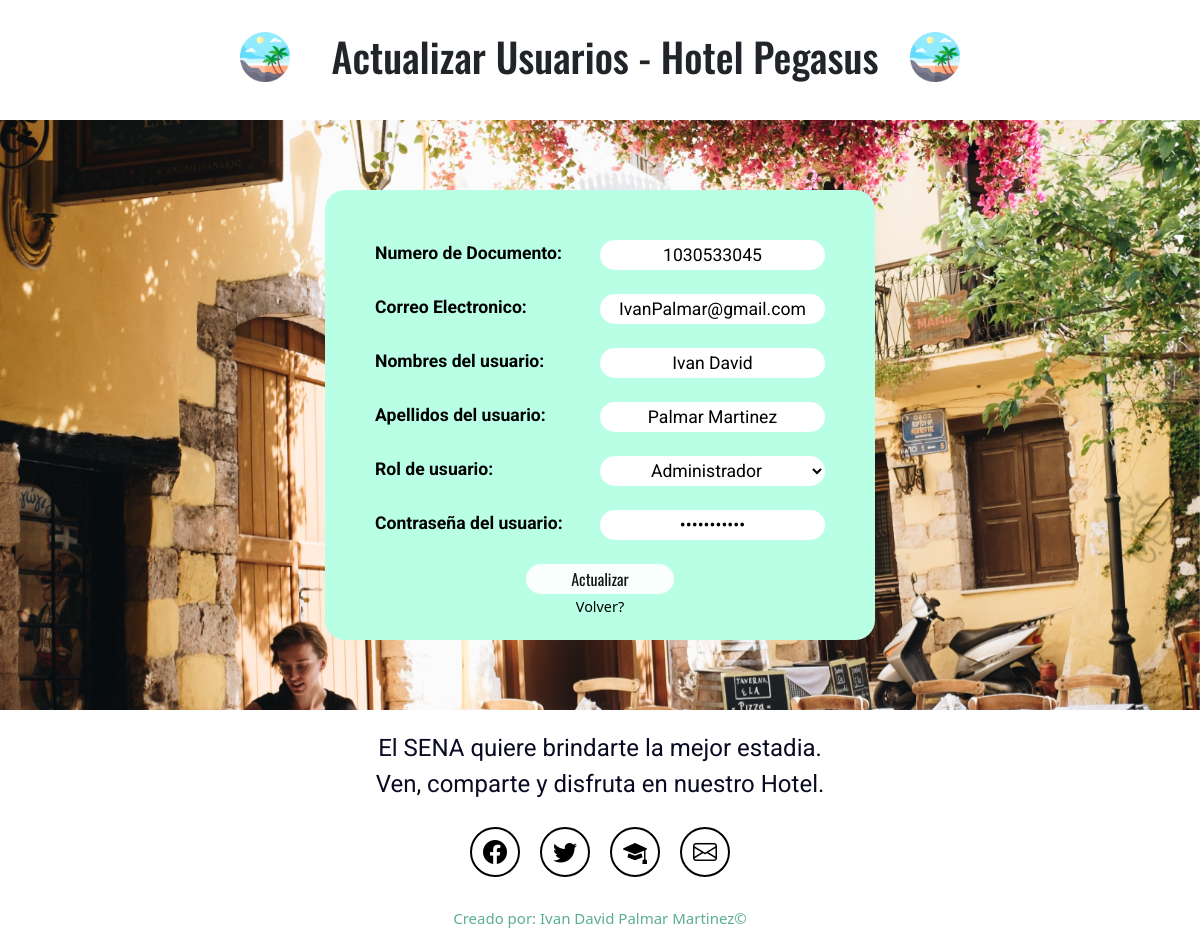
The page /gestion/actualizaUsu/1030533045 on the database as committed earlier.
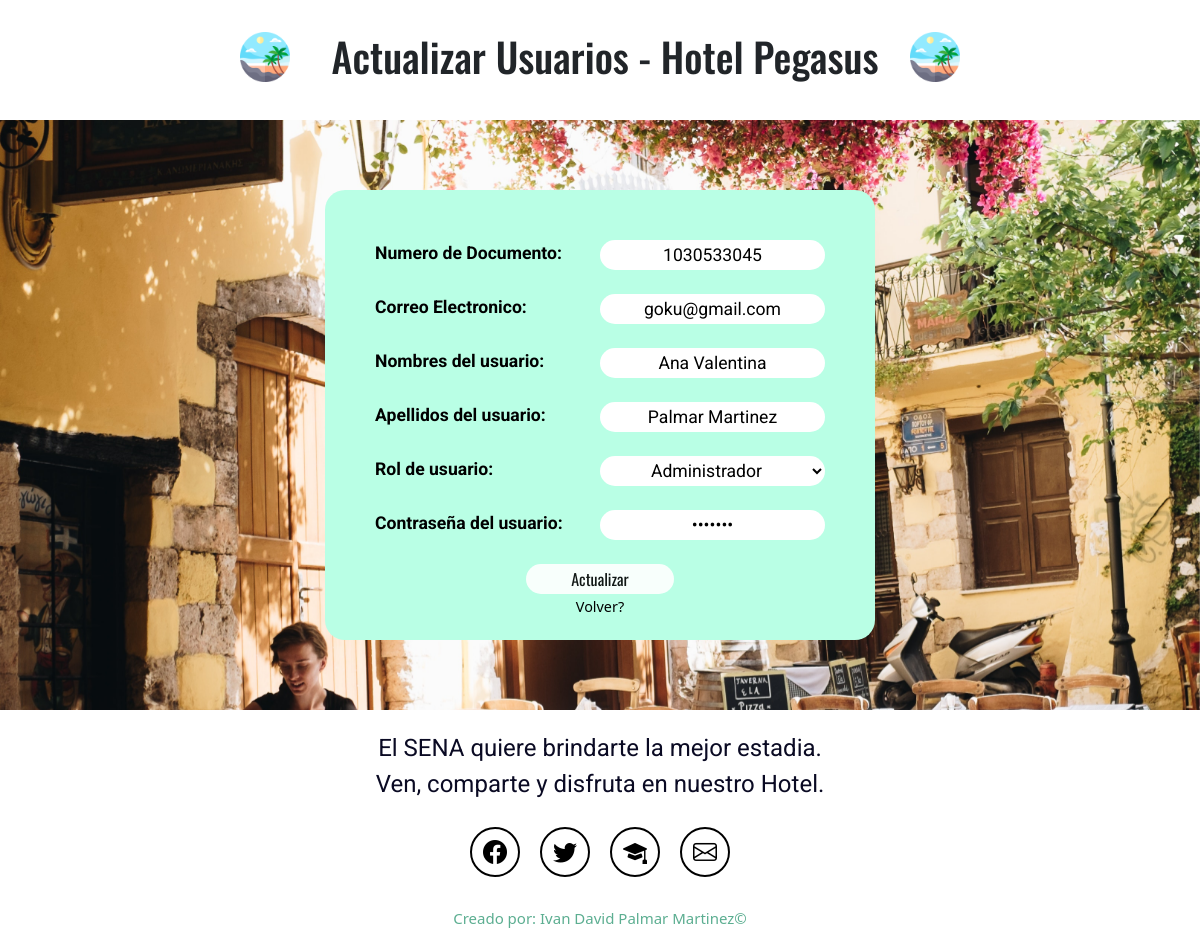
The same page on the database as committed later.
### usuariosGestion/models.py (models this page shows)
class tb_usuarios(models.Model):
    numeroDocumento_cli = models.CharField(primary_key = True,max_length=11, default="", verbose_name="Numero de Documento")
    correoElectronico_clI = models.EmailField(max_length=254, default="", verbose_name="Correo Electronico")
    nombres_cli = models.CharField(max_length=50, default="", verbose_name="Nombres Del usuario")
    apellidos_cli = models.CharField(max_length=50,default="", verbose_name="Apellidos del usuario")
    contrasena_cli = models.CharField(max_length=50, default="", verbose_name="Contraseña del usuario")
    codigo_tpD = models.ForeignKey(tb_tpDocumento, default=1, verbose_name="Codigo del tipo de documento", on_delete=models.CASCADE)
    codigo_rl = models.ForeignKey(tb_rol,default=1, verbose_name="Codigo de rol", on_delete=models.CASCADE)

class tb_rol(models.Model):
    codigo_rl = models.IntegerField(primary_key=True, verbose_name="Codigo del rol")
    tipo_rl = models.CharField(max_length=50, verbose_name="Tipo de rol")
    def __str__(self):
        return f'{self.codigo_rl}'

### usuariosGestion/views.py (the view)
# urls.py: path('actualizaUsu/<numeroDoc>',csrf_exempt(actualizaUsu)),
def actualizaUsu(request,numeroDoc):
    usuario = tb_usuarios.objects.get(numeroDocumento_cli=numeroDoc)
    rol = tb_rol.objects.all()
    contexto = {
        'usuario':usuario,
        'rol':rol
    }
    return render(request,'actualizaUsu.html',contexto)

### templates/actualizaUsu.html (shortened to what this page needs)
{% load static %}
<!DOCTYPE html>
<html lang="es">
<head>
    <link href="https://cdn.jsdelivr.net/npm/bootstrap@5.3.0/dist/css/bootstrap.min.css" rel="stylesheet">
    <link rel="stylesheet" href="https://cdn.jsdelivr.net/npm/bootstrap-icons@1.10.5/font/bootstrap-icons.css">
    <link rel="stylesheet" href="{% static 'css/actualizarUsuario.css' %}">
</head>
<body>
    <header>
        <div class="logoIzquierdo">
            <img src="{% static 'img/playa.png' %}" alt="logoIzquierda">
        </div>
        <h1 class="tituloEncabezado">Actualizar Usuarios - Hotel Pegasus</h1>
        <div class="logoIzquierdo">
            <img src="{% static 'img/playa.png' %}" alt="logoIzquierda">
        </div>
    </header>
    <section class="formRegistro">
        <form class="container contenedor" method="POST" action='actualizarUsuario/'>{% csrf_token %}
            <div class="campo">
                <label for="numeroDoc">Numero de Documento:</label>
                <input type="text" name="numeroDoc" id="campoDeshabilitado" value="{{usuario.numeroDocumento_cli}}" required>
            </div>
            <br>
            <div class="campo">
                <label for="email">Correo Electronico: </label>
                <input type="email" name="email" id="email" value="{{usuario.correoElectronico_clI}}" required>
            </div>
            <br>
            <div class="campo">
                <label for="nombres_cli">Nombres del usuario:</label>
                <input type="text" name="nombre_cli" id="nombre_cli" value="{{usuario.nombres_cli}}" required>
            </div>
            <br>
            <div class="campo">
                <label for="apellido">Apellidos del usuario:</label>
                <input type="text" name="apellido" id="apellido" value="{{usuario.apellidos_cli}}" required>
            </div>
            <br>
            <div class="campo">
                <label for="rol">Rol de usuario:</label>
                <select class="input" name="rol" id="rol" required>
                    <option value="{{usuario.codigo_rl}}">{{usuario.codigo_rl.tipo_rl}}</option>
                </select>
            </div>
            <br>
            <div class="campo">
                <label for="contrasena">Contraseña del usuario:</label>
                <input type="password" name="contrasena" id="contrasena" value="{{usuario.contrasena_cli}}" required>
            </div>
            <br>
            <input class="boton" type="submit" value="Actualizar">
            <br>
            <a href="home">Volver?</a>
            <br>
        </form>
    </section>
     <footer class="d-flex flex-column align-items-center justify-content-center">
        <p class="footer-texto text-center">El SENA quiere brindarte la mejor estadia.
            <br>Ven, comparte y disfruta en nuestro Hotel.</p>
        <div class="iconos-redes-sociales d-flex flex-wrap align-items-center justify-content-center">
            <a href="https://web.facebook.com/sena.soacha/?locale=es_LA&_rdc=1&_rdr" target="_blank" rel="noopener noreferrer">
                <i class="bi bi-facebook"></i>
            </a>
            <a href="https://twitter.com/SENASoacha?ref_src=twsrc%5Egoogle%7Ctwcamp%5Eserp%7Ctwgr%5Eauthor" target="_blank" rel="noopener noreferrer">
                <i class="bi bi-twitter"></i>
            </a>
            <a href="https://senasoachacide.blogspot.com/" target="_blank" rel="noopener noreferrer">
                <i class="bi bi-mortarboard-fill"></i>
            </a>
            <a href="mailto:servicioalciudadano@sena.edu.co " target="_blank" rel="noopener noreferrer">
                <i class="bi bi-envelope"></i>
            </a>
        </div>
        <div class="derechos-de-autor">Creado por: Ivan David Palmar Martinez&#169;</div>
    </footer>
</body>
</html>

Rows that differ between the two databases and show on the page:
changed tb_usuarios "Palmar Martinez": email "IvanPalmar@gmail.com" → "goku@gmail.com"; nombre_cli "Ivan David" → "Ana Valentina"
